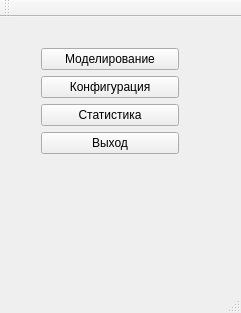
<?xml version="1.0" encoding="UTF-8"?>
<ui version="4.0">
 <class>MainWindow</class>
 <widget class="QMainWindow" name="MainWindow">
  <property name="geometry">
   <rect>
    <x>0</x>
    <y>0</y>
    <width>241</width>
    <height>313</height>
   </rect>
  </property>
  <property name="windowTitle">
   <string>MainWindow</string>
  </property>
  <widget class="QWidget" name="centralWidget">
   <widget class="QWidget" name="verticalLayoutWidget">
    <property name="geometry">
     <rect>
      <x>30</x>
      <y>20</y>
      <width>160</width>
      <height>221</height>
     </rect>
    </property>
    <layout class="QVBoxLayout" name="verticalLayout">
     <item>
      <widget class="QPushButton" name="modelingButton">
       <property name="text">
        <string>Моделирование</string>
       </property>
      </widget>
     </item>
     <item>
      <widget class="QPushButton" name="configButton">
       <property name="text">
        <string>Конфигурация</string>
       </property>
      </widget>
     </item>
     <item>
      <widget class="QPushButton" name="resultsButton">
       <property name="text">
        <string>Статистика</string>
       </property>
      </widget>
     </item>
     <item>
      <widget class="QPushButton" name="exitButton">
       <property name="text">
        <string>Выход</string>
       </property>
      </widget>
     </item>
     <item>
      <widget class="QLabel" name="labelForLoading">
       <property name="styleSheet">
        <string notr="true"/>
       </property>
       <property name="text">
        <string/>
       </property>
      </widget>
     </item>
    </layout>
   </widget>
  </widget>
  <widget class="QMenuBar" name="menuBar">
   <property name="geometry">
    <rect>
     <x>0</x>
     <y>0</y>
     <width>241</width>
     <height>26</height>
    </rect>
   </property>
  </widget>
  <widget class="QToolBar" name="mainToolBar">
   <attribute name="toolBarArea">
    <enum>TopToolBarArea</enum>
   </attribute>
   <attribute name="toolBarBreak">
    <bool>false</bool>
   </attribute>
  </widget>
  <widget class="QStatusBar" name="statusBar"/>
 </widget>
 <layoutdefault spacing="6" margin="11"/>
 <resources/>
 <connections/>
</ui>
